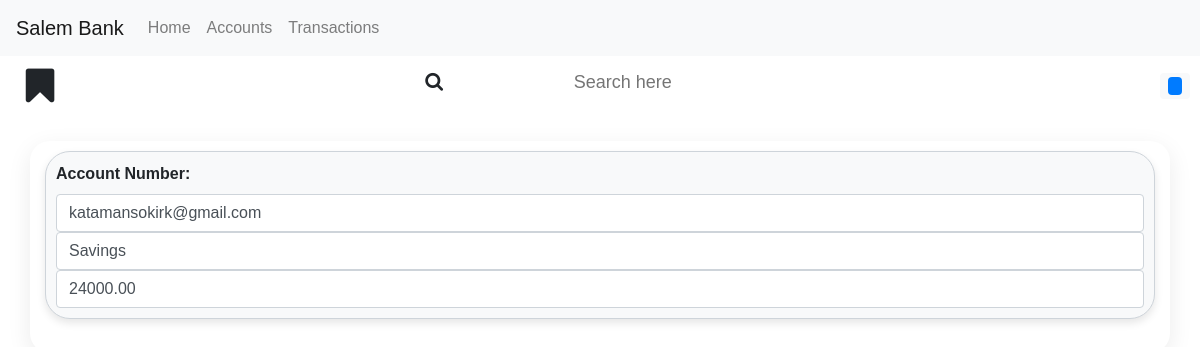
The app's page /list_accounts/, older data.
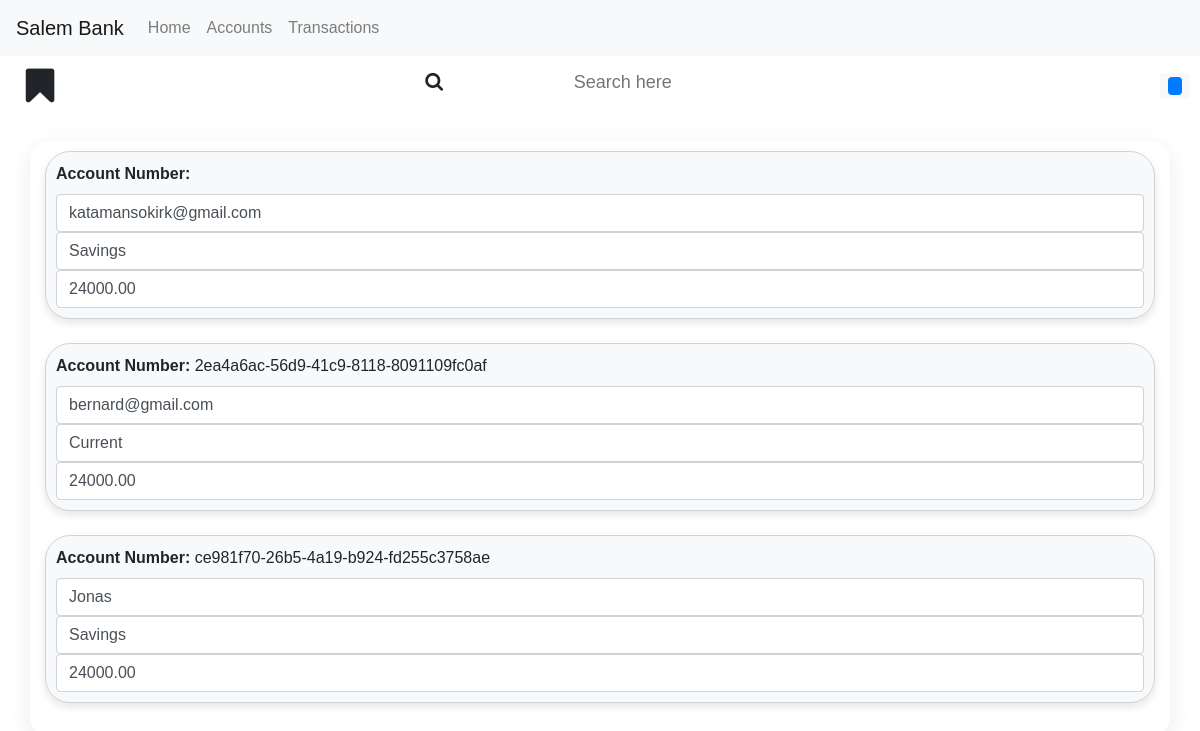
The same page, newer data.
### Accounts/models.py (models this page shows, shortened)
class Account(models.Model):
    user = models.OneToOneField(User, on_delete=models.CASCADE)  # Link the account to a user
    account_number = models.CharField(max_length=10, unique=True)
    initial_deposit = models.DecimalField(max_digits=10, decimal_places=2)
    account_balance = models.DecimalField(max_digits=10, decimal_places=2)
    account_type = models.CharField(max_length=20, choices=[
        ('Savings', 'Savings'),
        ('Current', 'Current'),
        ('Student', 'Student'),
    ])
    account_pin = models.PositiveIntegerField()

### Accounts/views.py (the view)
# urls.py: path('list_accounts/', views.list_accounts, name='list_accounts'),
def list_accounts(request):
    account = Account.objects.all()
    context = {'accounts': account}
    return render(request, 'accounts.html', context)

### Accounts/templates/accounts.html
{% extends "base.html" %}
{% block content %}
{% for account in accounts %}
    <div class="sub-container">
        <div class="form-label"><strong>Account Number: </strong>{{ account.account_number }}</div>
        <div class="form-control">{{ account.user.username}}</div>
        <div class="form-control">{{ account.account_type }}</div>
        <div class="form-control">{{ account.account_balance }}</div>
    </div><br>
{% endfor %}
{% endblock %}

### Accounts/templates/base.html (shortened to what this page needs)
<!DOCTYPE html>
<html lang="en">
<head>
    {% load static %}
    <link rel="stylesheet" href="{% static 'css/total2.css' %}">
    <link rel="stylesheet" href="{% static 'css/bootstrap.css' %}">
    <link rel="stylesheet" href="{% static 'css/font-awesome.css' %}">
    <link rel="stylesheet" href="https://stackpath.bootstrapcdn.com/bootstrap/4.5.2/css/bootstrap.min.css">
    <link rel="stylesheet" href="https://cdnjs.cloudflare.com/ajax/libs/font-awesome/4.7.0/css/font-awesome.min.css">
</head>
<body>
    <nav class="navbar navbar-expand-lg navbar-light bg-light">
        <a class="navbar-brand" href="{% url 'index' %}">Salem Bank</a>
        <div class="collapse navbar-collapse" id="navbarNav">
            <ul class="navbar-nav">
                <li class="nav-item">
                    <a class="nav-link" href="{% url 'index' %}">Home</a>
                </li>
                <li class="nav-item">
                    <a class="nav-link" href="{% url 'list_accounts' %}">Accounts</a>
                </li>
                <li class="nav-item">
                    <a class="nav-link" href="#">Transactions</a>
                </li>
            </ul>
        </div>
    </nav>
    <div class="main">
        <div class="topbar">
            <div class="toggle">
                <i class="fa fa-bookmark"></i>
            </div>
            <div class="search">
                <label>
                    <input type="text" placeholder="Search here">
                    <i class="fa fa-search"></i>
                </label>
            </div>
            <div class="date-display">
                <span class="badge bg-primary">
                </span>
            </div>
        </div>
        <div class="container">
            {% block content %}{% endblock %}
        </div>
</body>
</html>

### static/css/total2.css (style rules this page uses)
* { margin: 0; padding: 0; box-sizing: border-box; font-family: 'ubuntu',Arial, Helvetica, sans-serif; scroll-behavior: smooth; }
body { min-height: 100vh; min-width: 100vw; }
.container { width: 100%; display: grid; grid-template-columns: repeat(1, 1fr); justify-content: center; box-shadow: 0 7px 25px rgba(0,0,0,0.08); border-radius: 20px; padding: 10px; margin-top:25px; }
.main { position: absolute; width: calc(100% ); min-height: 100vh; transition: 0.5s; }
.topbar { width: 100%; height: 60px; display: flex; justify-content: space-between; align-items: center; padding: 0 10px; }
.toggle { position: relative; width: 60px; height: 60px; display: flex; justify-content: center; align-items: center; font-size: 2.5em; cursor: pointer; }
.search { position: relative; width: 400px; margin: 0 10px; }
.search label { position: relative; width: 100%; }
.search label input { width: 100%; height: 40px; border-radius: 40px; padding: 5px 20px; padding-left: 35px; font-size: 18px; outline: none; background-color: white; border: none; }
.search label input::placeholder { text-align: center; }
.search label i { position: absolute; top: 10px; left: 10px; font-size: 1.2em; }
.sub-container { background-color: #f8f9fa; border: 1px solid #ced4da; padding: 10px; border-radius: 25px; box-shadow: 0 4px 8px rgba(0, 0, 0, 0.1); }
.date-display { display: flex; justify-content: flex-end; padding: 0.25rem 0.5rem; border-radius: 4px; background-color: #f8f9fa; }

Row changes from the older to the newer data that the page shows:
added Account: account_number "2ea4a6ac-56d9-41c9-8118-8091109fc0af", user.username "bernard@gmail.com", account_type "Current", account_balance "24000.00"
added Account: account_number "ce981f70-26b5-4a19-b924-fd255c3758ae", user.username "Jonas", account_type "Savings", account_balance "24000.00"
